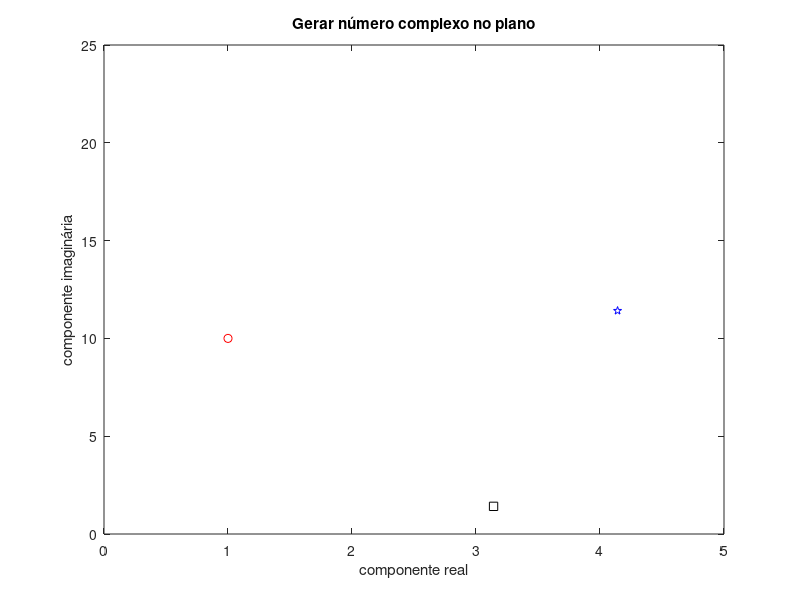
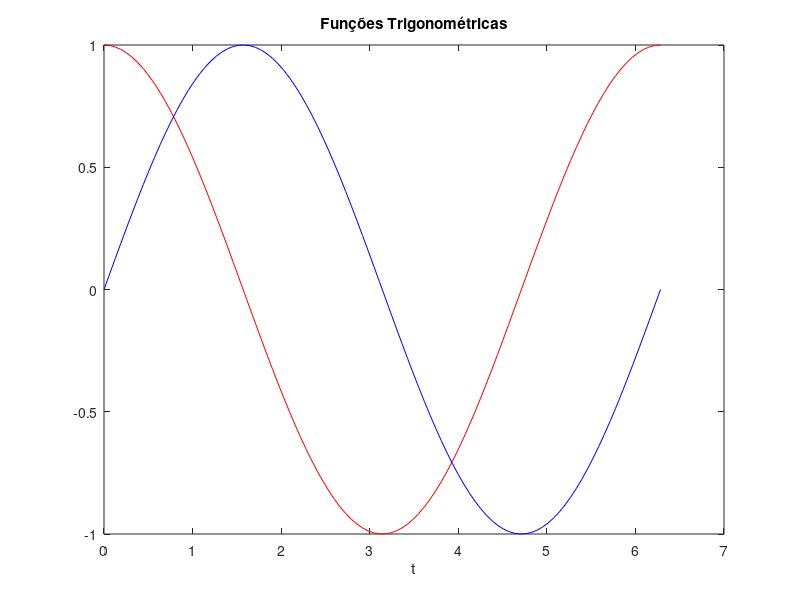
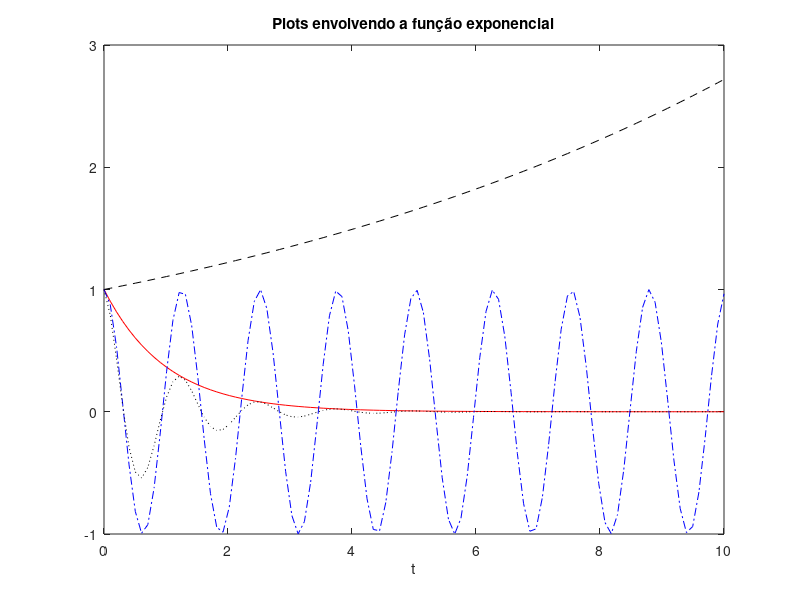
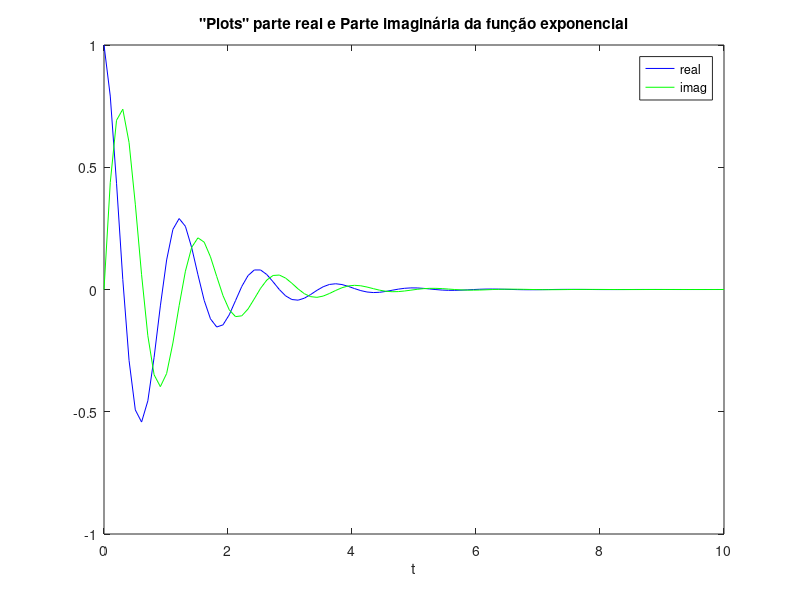

Write the MATLAB code that produced these figures, in order.
clear all
z=1+sqrt(-1)
real(z)
imag(z)
z=1+sqrt(-100)
real(z)
imag(z)

figure(1)
clf
plot(z, 'ro')
xlabel('componente real')
ylabel('componente imaginária')
title('Gerar número complexo no plano')
z2=pi+sqrt(2)*i
hold on
plot(z2,'ks')
plot(z+z2,'pb')
axis([0 5 0 25])

figure(2)
clf
t=linspace(0,2*pi)
plot(t,cos(t),'-r');
hold on
plot(t,sin(t),'-b');
xlabel('t');
title('Funções Trigonométricas')

figure(3)
clf
t=linspace(0,10)
z=-1
plot(t,exp(z*t),'r-')
title('Plots envolvendo a função exponencial')
hold on
z=1E-1
plot(t,exp(z*t),'k--')
z=5.0*i
plot(t,exp(z*t),'b-.')
z=-1+5.0*i
plot(t,exp(z*t),'k:')
xlabel('t');

figure(4)
clf
plot(t,real(exp(z*t)),'b-')
hold on
plot(t,imag(exp(z*t)),'g-')
xlabel('t');
title('"Plots" parte real e Parte imaginária da função exponencial')
legend('real','imag')

figure(5)
clf
t=linspace(0,10)
z=1i
plot(exp(z*t),'r-')
title('"plots" envolvendo a função exponencial')
hold on
axis image
z=-1+1i
plot(exp(z*t),'g--')
z=0.1+1i
plot(exp(z*t),'b-.')
xlabel('componente real');
ylabel('componente imaginária');

figure(6)
clf
t=linspace(0,8*pi)
z=0.05+i
plot(exp(z*t),'r-')
xlabel('componente real')
ylabel('componente imaginária')
